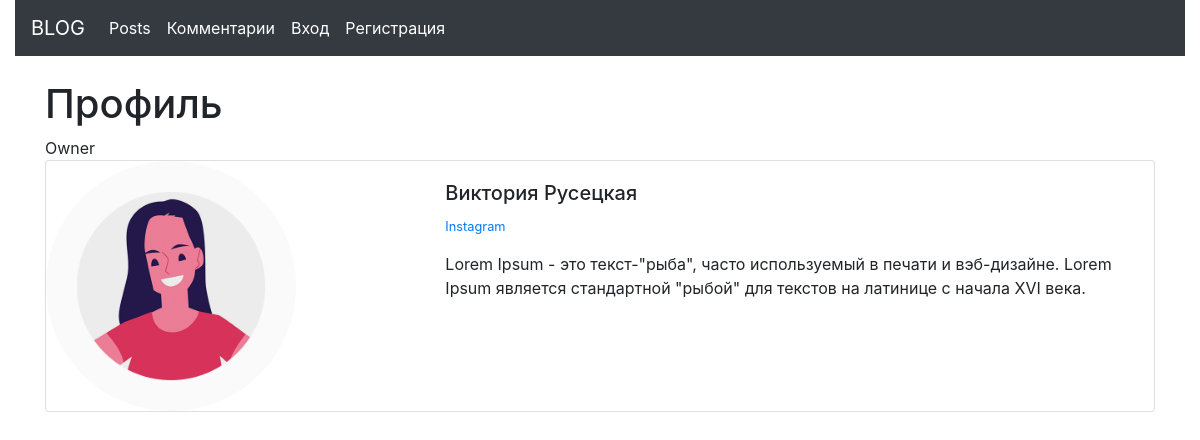
The page /1/profile/ on the database its author committed.
### first/models.py (models this page shows, shortened)
class Profile(models.Model):
    user = models.OneToOneField(User, null=True, on_delete=models.CASCADE)
    bio = models.TextField()
    profile_pic = models.ImageField(null=True, blank=True, upload_to="images/profile/")
    website_url = models.CharField(max_length=255, null=True, blank=True)
    facebook_url = models.CharField(max_length=255, null=True, blank=True)
    instagram_url = models.CharField(max_length=255, null=True, blank=True)
    def __str__(self):
        return str(self.user)

### first/views.py (the view)
# urls.py: path('<int:pk>/profile/', ShowProfilePageView.as_view(),name="show_profile_page"),
class ShowProfilePageView(DetailView):
	model = Profile
	template_name = 'firstapp/user_profile.html'
	def get_context_data(self, *args, **kwargs):
		context = super(ShowProfilePageView, self).get_context_data(*args, **kwargs)
		page_user = get_object_or_404(Profile, id=self.kwargs['pk'])
		context["page_user"] = page_user
		return context

### templates/firstapp/user_profile.html (shortened to what this page needs)
{% extends 'firstapp/base.html' %}
{% load static %}
{% block content %}
<div class="row">
    <div class="col-sm-12">
        <h1>Профиль</h1>
        {{page_user}}
        <div class="card mb-3" style="max-width: 100%;">
            <div class="row g-0">
                <div class="col-md-4">
                    {%if page_user.profile_pic%}
                        <img src="{{page_user.profile_pic.url}}" width=250 class="img-fluid rounded-circle">
                    {% else %}
                        <img src="{% static 'blog/images/no-avatar.png' %}" width=250 class="img-fluid">
                    {%endif%}
                </div>
                <div class="col-md-8">
                    <div class="card-body">
                        <h5 class="card-title">{{page_user.user.first_name}}
                            {{page_user.user.last_name}}</h5>
                        <p class="small text-muted">
                            {%if page_user.instagram_url%}
                                <a href="{{page_user.instagram_url}}">Instagram</a>
                            {%endif%}
                        </p>
                        <p class="card-text"> {{page_user.bio}}</p>
                    </div>
                </div>
            </div>
        </div>
    </div>
</div>
</div>
{% endblock %}

### rows shown on the page
Profile: user.username "Owner", profile_pic (picture), user.first_name "Виктория", user.last_name "Русецкая", bio "Lorem Ipsum - это текст-\"рыба\", часто используемый в печати и вэб-дизайне. Lorem Ipsum является стандартной \"рыбой\" для текстов на латинице с начала XVI века."
